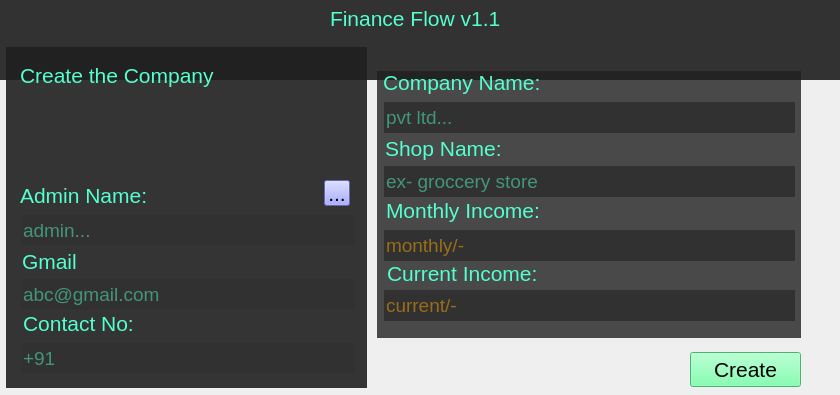
<?xml version="1.0" encoding="UTF-8"?>
<ui version="4.0">
 <class>Dialog</class>
 <widget class="QDialog" name="Dialog">
  <property name="geometry">
   <rect>
    <x>0</x>
    <y>0</y>
    <width>840</width>
    <height>395</height>
   </rect>
  </property>
  <property name="minimumSize">
   <size>
    <width>375</width>
    <height>395</height>
   </size>
  </property>
  <property name="maximumSize">
   <size>
    <width>840</width>
    <height>395</height>
   </size>
  </property>
  <property name="windowTitle">
   <string>Dialog</string>
  </property>
  <widget class="QLineEdit" name="lineEdit_company_name">
   <property name="geometry">
    <rect>
     <x>384</x>
     <y>102</y>
     <width>411</width>
     <height>31</height>
    </rect>
   </property>
   <property name="sizePolicy">
    <sizepolicy hsizetype="Fixed" vsizetype="Fixed">
     <horstretch>0</horstretch>
     <verstretch>0</verstretch>
    </sizepolicy>
   </property>
   <property name="minimumSize">
    <size>
     <width>0</width>
     <height>0</height>
    </size>
   </property>
   <property name="maximumSize">
    <size>
     <width>1920</width>
     <height>70</height>
    </size>
   </property>
   <property name="font">
    <font>
     <pointsize>14</pointsize>
    </font>
   </property>
   <property name="contextMenuPolicy">
    <enum>Qt::ContextMenuPolicy::NoContextMenu</enum>
   </property>
   <property name="styleSheet">
    <string notr="true">background-color: rgb(49, 49, 49);
alternate-background-color: rgb(225, 225, 225);
selection-background-color: rgb(137, 143, 255);
selection-color: rgb(0, 0, 0);
color: rgb(83, 248, 195);</string>
   </property>
   <property name="text">
    <string/>
   </property>
   <property name="maxLength">
    <number>1000</number>
   </property>
   <property name="frame">
    <bool>false</bool>
   </property>
   <property name="echoMode">
    <enum>QLineEdit::EchoMode::Normal</enum>
   </property>
   <property name="cursorPosition">
    <number>0</number>
   </property>
   <property name="dragEnabled">
    <bool>true</bool>
   </property>
   <property name="placeholderText">
    <string>pvt ltd...</string>
   </property>
   <property name="cursorMoveStyle">
    <enum>Qt::CursorMoveStyle::LogicalMoveStyle</enum>
   </property>
   <property name="clearButtonEnabled">
    <bool>false</bool>
   </property>
  </widget>
  <widget class="QLabel" name="label_image">
   <property name="geometry">
    <rect>
     <x>0</x>
     <y>40</y>
     <width>840</width>
     <height>356</height>
    </rect>
   </property>
   <property name="text">
    <string/>
   </property>
   <property name="pixmap">
    <pixmap>back5.jpg</pixmap>
   </property>
   <property name="scaledContents">
    <bool>true</bool>
   </property>
  </widget>
  <widget class="QLabel" name="label_profile">
   <property name="geometry">
    <rect>
     <x>220</x>
     <y>75</y>
     <width>111</width>
     <height>111</height>
    </rect>
   </property>
   <property name="text">
    <string/>
   </property>
   <property name="pixmap">
    <pixmap>pprofile2.png</pixmap>
   </property>
   <property name="scaledContents">
    <bool>true</bool>
   </property>
  </widget>
  <widget class="QLabel" name="label_trans">
   <property name="geometry">
    <rect>
     <x>377</x>
     <y>71</y>
     <width>424</width>
     <height>267</height>
    </rect>
   </property>
   <property name="styleSheet">
    <string notr="true">background-color: rgba(31, 31, 31,0.8);</string>
   </property>
   <property name="text">
    <string/>
   </property>
  </widget>
  <widget class="QLineEdit" name="lineEdit_monthly_income">
   <property name="geometry">
    <rect>
     <x>384</x>
     <y>230</y>
     <width>411</width>
     <height>31</height>
    </rect>
   </property>
   <property name="sizePolicy">
    <sizepolicy hsizetype="Fixed" vsizetype="Fixed">
     <horstretch>0</horstretch>
     <verstretch>0</verstretch>
    </sizepolicy>
   </property>
   <property name="minimumSize">
    <size>
     <width>0</width>
     <height>0</height>
    </size>
   </property>
   <property name="maximumSize">
    <size>
     <width>1920</width>
     <height>70</height>
    </size>
   </property>
   <property name="font">
    <font>
     <pointsize>14</pointsize>
     <bold>false</bold>
    </font>
   </property>
   <property name="focusPolicy">
    <enum>Qt::FocusPolicy::StrongFocus</enum>
   </property>
   <property name="contextMenuPolicy">
    <enum>Qt::ContextMenuPolicy::NoContextMenu</enum>
   </property>
   <property name="styleSheet">
    <string notr="true">background-color: rgb(49, 49, 49);
alternate-background-color: rgb(225, 225, 225);
selection-background-color: rgb(137, 143, 255);
selection-color: rgb(0, 0, 0);
color: rgb(255, 170, 0);</string>
   </property>
   <property name="text">
    <string/>
   </property>
   <property name="maxLength">
    <number>1000</number>
   </property>
   <property name="frame">
    <bool>false</bool>
   </property>
   <property name="echoMode">
    <enum>QLineEdit::EchoMode::Normal</enum>
   </property>
   <property name="cursorPosition">
    <number>0</number>
   </property>
   <property name="dragEnabled">
    <bool>true</bool>
   </property>
   <property name="placeholderText">
    <string>monthly/-</string>
   </property>
   <property name="cursorMoveStyle">
    <enum>Qt::CursorMoveStyle::LogicalMoveStyle</enum>
   </property>
   <property name="clearButtonEnabled">
    <bool>false</bool>
   </property>
  </widget>
  <widget class="QLabel" name="label_13">
   <property name="geometry">
    <rect>
     <x>386</x>
     <y>195</y>
     <width>161</width>
     <height>31</height>
    </rect>
   </property>
   <property name="font">
    <font>
     <pointsize>16</pointsize>
    </font>
   </property>
   <property name="styleSheet">
    <string notr="true">color: rgb(83, 255, 206);</string>
   </property>
   <property name="text">
    <string>Monthly Income:</string>
   </property>
  </widget>
  <widget class="QLabel" name="label_14">
   <property name="geometry">
    <rect>
     <x>387</x>
     <y>258</y>
     <width>161</width>
     <height>31</height>
    </rect>
   </property>
   <property name="font">
    <font>
     <pointsize>16</pointsize>
    </font>
   </property>
   <property name="styleSheet">
    <string notr="true">color: rgb(83, 255, 206);</string>
   </property>
   <property name="text">
    <string>Current Income:</string>
   </property>
  </widget>
  <widget class="QLineEdit" name="lineEdit_current_income">
   <property name="geometry">
    <rect>
     <x>384</x>
     <y>290</y>
     <width>411</width>
     <height>31</height>
    </rect>
   </property>
   <property name="sizePolicy">
    <sizepolicy hsizetype="Fixed" vsizetype="Fixed">
     <horstretch>0</horstretch>
     <verstretch>0</verstretch>
    </sizepolicy>
   </property>
   <property name="minimumSize">
    <size>
     <width>0</width>
     <height>0</height>
    </size>
   </property>
   <property name="maximumSize">
    <size>
     <width>1920</width>
     <height>70</height>
    </size>
   </property>
   <property name="font">
    <font>
     <pointsize>14</pointsize>
     <bold>false</bold>
    </font>
   </property>
   <property name="focusPolicy">
    <enum>Qt::FocusPolicy::StrongFocus</enum>
   </property>
   <property name="contextMenuPolicy">
    <enum>Qt::ContextMenuPolicy::NoContextMenu</enum>
   </property>
   <property name="styleSheet">
    <string notr="true">background-color: rgb(49, 49, 49);
alternate-background-color: rgb(225, 225, 225);
selection-background-color: rgb(137, 143, 255);
selection-color: rgb(0, 0, 0);
color: rgb(255, 170, 0);</string>
   </property>
   <property name="text">
    <string/>
   </property>
   <property name="maxLength">
    <number>1000</number>
   </property>
   <property name="frame">
    <bool>false</bool>
   </property>
   <property name="echoMode">
    <enum>QLineEdit::EchoMode::Normal</enum>
   </property>
   <property name="cursorPosition">
    <number>0</number>
   </property>
   <property name="dragEnabled">
    <bool>true</bool>
   </property>
   <property name="placeholderText">
    <string>current/-</string>
   </property>
   <property name="cursorMoveStyle">
    <enum>Qt::CursorMoveStyle::LogicalMoveStyle</enum>
   </property>
   <property name="clearButtonEnabled">
    <bool>false</bool>
   </property>
  </widget>
  <widget class="QToolButton" name="toolButton_Create">
   <property name="geometry">
    <rect>
     <x>690</x>
     <y>352</y>
     <width>111</width>
     <height>35</height>
    </rect>
   </property>
   <property name="font">
    <font>
     <pointsize>16</pointsize>
    </font>
   </property>
   <property name="styleSheet">
    <string notr="true">background-color: rgb(98, 255, 156);
color: rgb(0, 0, 0);</string>
   </property>
   <property name="text">
    <string>Create</string>
   </property>
  </widget>
  <widget class="QWidget" name="widget" native="true">
   <property name="geometry">
    <rect>
     <x>0</x>
     <y>0</y>
     <width>840</width>
     <height>80</height>
    </rect>
   </property>
   <property name="styleSheet">
    <string notr="true">background-color: rgb(50, 50, 50);</string>
   </property>
   <widget class="QLabel" name="label_21">
    <property name="geometry">
     <rect>
      <x>330</x>
      <y>3</y>
      <width>181</width>
      <height>31</height>
     </rect>
    </property>
    <property name="font">
     <font>
      <pointsize>16</pointsize>
     </font>
    </property>
    <property name="styleSheet">
     <string notr="true">color: rgb(83, 255, 206);</string>
    </property>
    <property name="text">
     <string>Finance Flow v1.1</string>
    </property>
   </widget>
  </widget>
  <widget class="QLineEdit" name="lineEdit_show_name">
   <property name="geometry">
    <rect>
     <x>384</x>
     <y>166</y>
     <width>411</width>
     <height>31</height>
    </rect>
   </property>
   <property name="sizePolicy">
    <sizepolicy hsizetype="Fixed" vsizetype="Fixed">
     <horstretch>0</horstretch>
     <verstretch>0</verstretch>
    </sizepolicy>
   </property>
   <property name="minimumSize">
    <size>
     <width>0</width>
     <height>0</height>
    </size>
   </property>
   <property name="maximumSize">
    <size>
     <width>1920</width>
     <height>70</height>
    </size>
   </property>
   <property name="font">
    <font>
     <pointsize>14</pointsize>
     <bold>false</bold>
    </font>
   </property>
   <property name="focusPolicy">
    <enum>Qt::FocusPolicy::StrongFocus</enum>
   </property>
   <property name="contextMenuPolicy">
    <enum>Qt::ContextMenuPolicy::NoContextMenu</enum>
   </property>
   <property name="styleSheet">
    <string notr="true">background-color: rgb(49, 49, 49);
alternate-background-color: rgb(225, 225, 225);
selection-background-color: rgb(137, 143, 255);
selection-color: rgb(0, 0, 0);
color: rgb(83, 248, 195);</string>
   </property>
   <property name="text">
    <string/>
   </property>
   <property name="maxLength">
    <number>1000</number>
   </property>
   <property name="frame">
    <bool>false</bool>
   </property>
   <property name="echoMode">
    <enum>QLineEdit::EchoMode::Normal</enum>
   </property>
   <property name="cursorPosition">
    <number>0</number>
   </property>
   <property name="dragEnabled">
    <bool>true</bool>
   </property>
   <property name="placeholderText">
    <string>ex- groccery store</string>
   </property>
   <property name="cursorMoveStyle">
    <enum>Qt::CursorMoveStyle::LogicalMoveStyle</enum>
   </property>
   <property name="clearButtonEnabled">
    <bool>false</bool>
   </property>
  </widget>
  <widget class="QLabel" name="label_16">
   <property name="geometry">
    <rect>
     <x>385</x>
     <y>133</y>
     <width>131</width>
     <height>31</height>
    </rect>
   </property>
   <property name="font">
    <font>
     <pointsize>16</pointsize>
    </font>
   </property>
   <property name="styleSheet">
    <string notr="true">color: rgb(83, 255, 206);</string>
   </property>
   <property name="text">
    <string>Shop Name:</string>
   </property>
  </widget>
  <widget class="QLabel" name="label_17">
   <property name="geometry">
    <rect>
     <x>383</x>
     <y>67</y>
     <width>171</width>
     <height>31</height>
    </rect>
   </property>
   <property name="font">
    <font>
     <pointsize>16</pointsize>
    </font>
   </property>
   <property name="styleSheet">
    <string notr="true">color: rgb(83, 255, 206);</string>
   </property>
   <property name="text">
    <string>Company Name:</string>
   </property>
  </widget>
  <widget class="QLineEdit" name="lineEdit_contact_no">
   <property name="geometry">
    <rect>
     <x>21</x>
     <y>343</y>
     <width>334</width>
     <height>31</height>
    </rect>
   </property>
   <property name="sizePolicy">
    <sizepolicy hsizetype="Fixed" vsizetype="Fixed">
     <horstretch>0</horstretch>
     <verstretch>0</verstretch>
    </sizepolicy>
   </property>
   <property name="minimumSize">
    <size>
     <width>0</width>
     <height>0</height>
    </size>
   </property>
   <property name="maximumSize">
    <size>
     <width>1920</width>
     <height>70</height>
    </size>
   </property>
   <property name="font">
    <font>
     <pointsize>14</pointsize>
     <bold>false</bold>
    </font>
   </property>
   <property name="contextMenuPolicy">
    <enum>Qt::ContextMenuPolicy::NoContextMenu</enum>
   </property>
   <property name="styleSheet">
    <string notr="true">background-color: rgb(49, 49, 49);
alternate-background-color: rgb(225, 225, 225);
selection-background-color: rgb(137, 143, 255);
selection-color: rgb(0, 0, 0);
color: rgb(83, 248, 195);</string>
   </property>
   <property name="text">
    <string/>
   </property>
   <property name="maxLength">
    <number>1000</number>
   </property>
   <property name="frame">
    <bool>false</bool>
   </property>
   <property name="echoMode">
    <enum>QLineEdit::EchoMode::Normal</enum>
   </property>
   <property name="cursorPosition">
    <number>0</number>
   </property>
   <property name="dragEnabled">
    <bool>true</bool>
   </property>
   <property name="placeholderText">
    <string>+91</string>
   </property>
   <property name="cursorMoveStyle">
    <enum>Qt::CursorMoveStyle::LogicalMoveStyle</enum>
   </property>
   <property name="clearButtonEnabled">
    <bool>false</bool>
   </property>
  </widget>
  <widget class="QLabel" name="label_18">
   <property name="geometry">
    <rect>
     <x>23</x>
     <y>308</y>
     <width>161</width>
     <height>31</height>
    </rect>
   </property>
   <property name="font">
    <font>
     <pointsize>16</pointsize>
    </font>
   </property>
   <property name="styleSheet">
    <string notr="true">color: rgb(83, 255, 206);</string>
   </property>
   <property name="text">
    <string>Contact No:</string>
   </property>
  </widget>
  <widget class="QLabel" name="label_19">
   <property name="geometry">
    <rect>
     <x>22</x>
     <y>246</y>
     <width>161</width>
     <height>31</height>
    </rect>
   </property>
   <property name="font">
    <font>
     <pointsize>16</pointsize>
    </font>
   </property>
   <property name="styleSheet">
    <string notr="true">color: rgb(83, 255, 206);</string>
   </property>
   <property name="text">
    <string>Gmail</string>
   </property>
  </widget>
  <widget class="QLineEdit" name="lineEdit_gmail">
   <property name="geometry">
    <rect>
     <x>21</x>
     <y>279</y>
     <width>334</width>
     <height>31</height>
    </rect>
   </property>
   <property name="sizePolicy">
    <sizepolicy hsizetype="Fixed" vsizetype="Fixed">
     <horstretch>0</horstretch>
     <verstretch>0</verstretch>
    </sizepolicy>
   </property>
   <property name="minimumSize">
    <size>
     <width>0</width>
     <height>0</height>
    </size>
   </property>
   <property name="maximumSize">
    <size>
     <width>1920</width>
     <height>70</height>
    </size>
   </property>
   <property name="font">
    <font>
     <pointsize>14</pointsize>
     <bold>false</bold>
    </font>
   </property>
   <property name="contextMenuPolicy">
    <enum>Qt::ContextMenuPolicy::NoContextMenu</enum>
   </property>
   <property name="styleSheet">
    <string notr="true">background-color: rgb(49, 49, 49);
alternate-background-color: rgb(225, 225, 225);
selection-background-color: rgb(137, 143, 255);
selection-color: rgb(0, 0, 0);
color: rgb(83, 248, 195);</string>
   </property>
   <property name="text">
    <string/>
   </property>
   <property name="maxLength">
    <number>1000</number>
   </property>
   <property name="frame">
    <bool>false</bool>
   </property>
   <property name="echoMode">
    <enum>QLineEdit::EchoMode::Normal</enum>
   </property>
   <property name="cursorPosition">
    <number>0</number>
   </property>
   <property name="dragEnabled">
    <bool>true</bool>
   </property>
   <property name="placeholderText">
    <string>abc@gmail.com</string>
   </property>
   <property name="cursorMoveStyle">
    <enum>Qt::CursorMoveStyle::LogicalMoveStyle</enum>
   </property>
   <property name="clearButtonEnabled">
    <bool>false</bool>
   </property>
  </widget>
  <widget class="QLabel" name="label_20">
   <property name="geometry">
    <rect>
     <x>20</x>
     <y>180</y>
     <width>131</width>
     <height>31</height>
    </rect>
   </property>
   <property name="font">
    <font>
     <pointsize>16</pointsize>
    </font>
   </property>
   <property name="styleSheet">
    <string notr="true">color: rgb(83, 255, 206);</string>
   </property>
   <property name="text">
    <string>Admin Name:</string>
   </property>
  </widget>
  <widget class="QLineEdit" name="lineEdit_admin_name">
   <property name="geometry">
    <rect>
     <x>21</x>
     <y>215</y>
     <width>334</width>
     <height>31</height>
    </rect>
   </property>
   <property name="sizePolicy">
    <sizepolicy hsizetype="Fixed" vsizetype="Fixed">
     <horstretch>0</horstretch>
     <verstretch>0</verstretch>
    </sizepolicy>
   </property>
   <property name="minimumSize">
    <size>
     <width>0</width>
     <height>0</height>
    </size>
   </property>
   <property name="maximumSize">
    <size>
     <width>1920</width>
     <height>70</height>
    </size>
   </property>
   <property name="font">
    <font>
     <pointsize>14</pointsize>
    </font>
   </property>
   <property name="contextMenuPolicy">
    <enum>Qt::ContextMenuPolicy::NoContextMenu</enum>
   </property>
   <property name="styleSheet">
    <string notr="true">background-color: rgb(49, 49, 49);
alternate-background-color: rgb(225, 225, 225);
selection-background-color: rgb(137, 143, 255);
selection-color: rgb(0, 0, 0);
color: rgb(83, 248, 195);</string>
   </property>
   <property name="text">
    <string/>
   </property>
   <property name="maxLength">
    <number>1000</number>
   </property>
   <property name="frame">
    <bool>false</bool>
   </property>
   <property name="echoMode">
    <enum>QLineEdit::EchoMode::Normal</enum>
   </property>
   <property name="cursorPosition">
    <number>0</number>
   </property>
   <property name="dragEnabled">
    <bool>true</bool>
   </property>
   <property name="placeholderText">
    <string>admin...</string>
   </property>
   <property name="cursorMoveStyle">
    <enum>Qt::CursorMoveStyle::LogicalMoveStyle</enum>
   </property>
   <property name="clearButtonEnabled">
    <bool>false</bool>
   </property>
  </widget>
  <widget class="QLabel" name="label_contact_no">
   <property name="geometry">
    <rect>
     <x>6</x>
     <y>47</y>
     <width>361</width>
     <height>341</height>
    </rect>
   </property>
   <property name="styleSheet">
    <string notr="true">background-color: rgba(31, 31, 31, 0.9);</string>
   </property>
   <property name="text">
    <string/>
   </property>
  </widget>
  <widget class="QToolButton" name="toolButton_set_image">
   <property name="geometry">
    <rect>
     <x>324</x>
     <y>180</y>
     <width>26</width>
     <height>26</height>
    </rect>
   </property>
   <property name="font">
    <font>
     <pointsize>16</pointsize>
    </font>
   </property>
   <property name="styleSheet">
    <string notr="true">background-color: rgb(137, 143, 255);
color: rgb(0, 0, 0);</string>
   </property>
   <property name="text">
    <string>...</string>
   </property>
  </widget>
  <widget class="QLabel" name="label_15">
   <property name="geometry">
    <rect>
     <x>20</x>
     <y>60</y>
     <width>201</width>
     <height>31</height>
    </rect>
   </property>
   <property name="font">
    <font>
     <pointsize>16</pointsize>
    </font>
   </property>
   <property name="styleSheet">
    <string notr="true">color: rgb(83, 255, 206);</string>
   </property>
   <property name="text">
    <string>Create the Company</string>
   </property>
  </widget>
  <zorder>widget</zorder>
  <zorder>label_image</zorder>
  <zorder>label_trans</zorder>
  <zorder>lineEdit_company_name</zorder>
  <zorder>lineEdit_monthly_income</zorder>
  <zorder>label_13</zorder>
  <zorder>label_14</zorder>
  <zorder>lineEdit_current_income</zorder>
  <zorder>toolButton_Create</zorder>
  <zorder>lineEdit_show_name</zorder>
  <zorder>label_16</zorder>
  <zorder>label_17</zorder>
  <zorder>label_contact_no</zorder>
  <zorder>label_profile</zorder>
  <zorder>label_20</zorder>
  <zorder>lineEdit_admin_name</zorder>
  <zorder>label_19</zorder>
  <zorder>lineEdit_gmail</zorder>
  <zorder>lineEdit_contact_no</zorder>
  <zorder>label_18</zorder>
  <zorder>toolButton_set_image</zorder>
  <zorder>label_15</zorder>
 </widget>
 <resources/>
 <connections/>
</ui>
